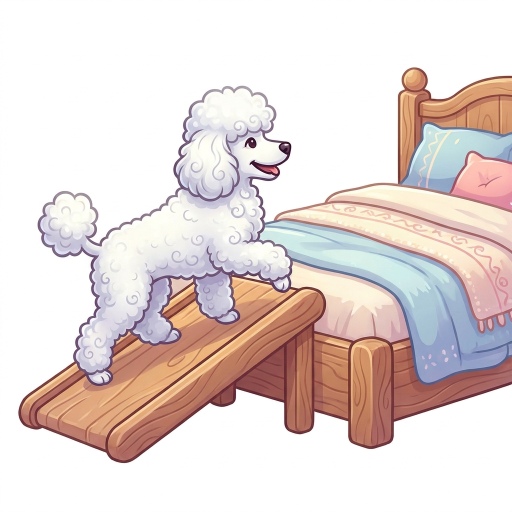
#> input picture ritel-frontend/style_previews_source/originals/casual_mobile.png, 1024 x 1024 px (shown at 1/2 size); its folder holds only this picture in this run
$ python make_sizes.py
#> lines starting #> are read from the running program, lines starting #| are printed output that depends on the picture
"""
Make the frontend's style preview images from the originals here.

    py -3 ritel-frontend/style_previews_source/make_sizes.py

originals/<style>.png  ->  ../style_previews/thumb/<style>.jpg  (the chooser tiles)
                       ->  ../style_previews/large/<style>.jpg  (the bigger picture shown on hover)
Only style_previews/ ships in the Docker image; this folder (originals, prompts) stays in git.
Change SIZES and re-run to make other sizes.
"""
import os
from PIL import Image

HERE = os.path.dirname(os.path.abspath(__file__))
OUT = os.path.join(os.path.dirname(HERE), "style_previews")
SIZES = {"thumb": 160, "large": 480}

for name in sorted(os.listdir(os.path.join(HERE, "originals"))):
    style, ext = os.path.splitext(name)
    if ext.lower() != ".png":
        continue
    im = Image.open(os.path.join(HERE, "originals", name)).convert("RGB")
#> im is the input picture: PIL image 1024x1024 RGB; mean R, G, B 228.7, 215.7, 212.6
    for folder, px in SIZES.items():
        os.makedirs(os.path.join(OUT, folder), exist_ok=True)
        small = im.copy()
        small.thumbnail((px, px), Image.LANCZOS)
        small.save(os.path.join(OUT, folder, f"{style}.jpg"), quality=88, optimize=True)
#> this loop made 2 passes
#> pass 1, `small.save(os.path.join(OUT, folder, f"{style}.jpg"), quality=88, opti..`:
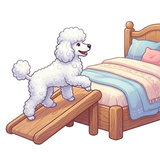
#> saved as casual_mobile.jpg: PIL image 160x160 RGB; mean R, G, B 228.6, 215.5, 212.4
#> pass 2, `small.save(os.path.join(OUT, folder, f"{style}.jpg"), quality=88, opti..`:
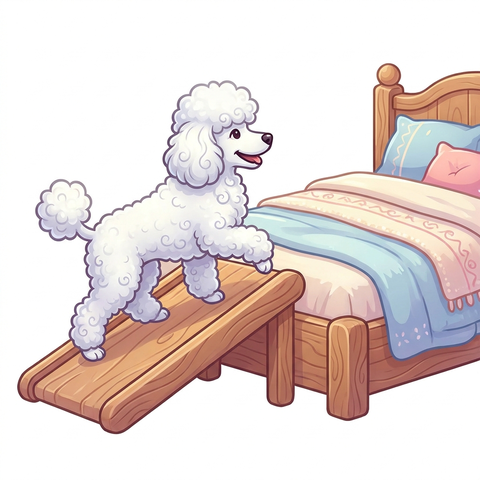
#> saved as casual_mobile.jpg: PIL image 480x480 RGB; mean R, G, B 228.7, 215.7, 212.6
    print(style)

$ run again, on ritel-frontend/style_previews_source/originals/mid_century_modern.png
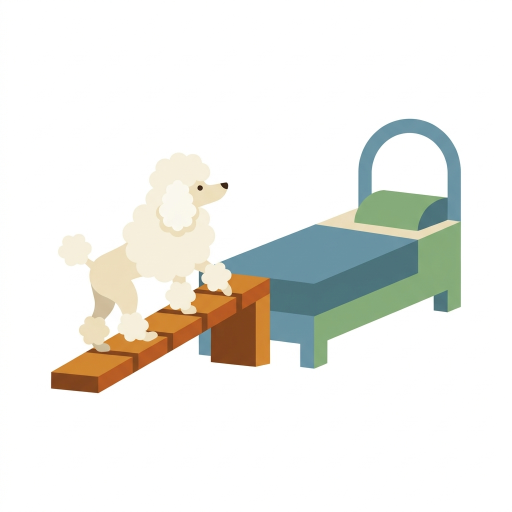
#> input picture ritel-frontend/style_previews_source/originals/mid_century_modern.png, 1024 x 1024 px (shown at 1/2 size)
#> im is the input picture: PIL image 1024x1024 RGB; mean R, G, B 236.3, 236.6, 231.7
#> the loop `for folder, px in SIZES.items():` made 2 passes
#> pass 1, `small.save(os.path.join(OUT, folder, f"{style}.jpg"), quality=88, opti..`:
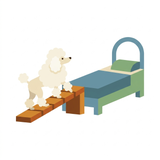
#> saved as mid_century_modern.jpg: PIL image 160x160 RGB; mean R, G, B 236.2, 236.5, 231.6
#> pass 2, `small.save(os.path.join(OUT, folder, f"{style}.jpg"), quality=88, opti..`:
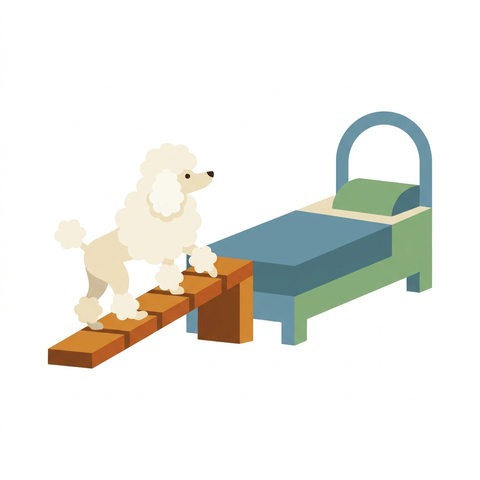
#> saved as mid_century_modern.jpg: PIL image 480x480 RGB; mean R, G, B 236.3, 236.6, 231.7

$ run again, on ritel-frontend/style_previews_source/originals/storybook.png
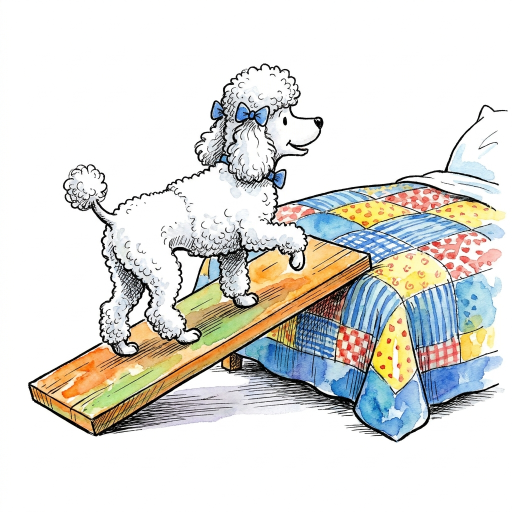
#> input picture ritel-frontend/style_previews_source/originals/storybook.png, 1024 x 1024 px (shown at 1/2 size)
#> im is the input picture: PIL image 1024x1024 RGB; mean R, G, B 223.1, 222.4, 217.9
#> the loop `for folder, px in SIZES.items():` made 2 passes
#> pass 1, `small.save(os.path.join(OUT, folder, f"{style}.jpg"), quality=88, opti..`:
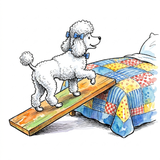
#> saved as storybook.jpg: PIL image 160x160 RGB; mean R, G, B 222.7, 222.1, 217.6
#> pass 2, `small.save(os.path.join(OUT, folder, f"{style}.jpg"), quality=88, opti..`:
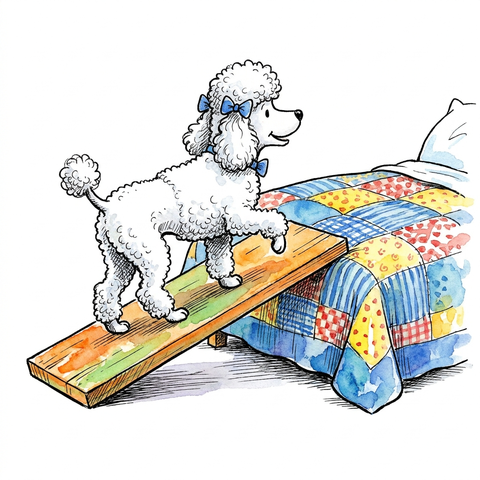
#> saved as storybook.jpg: PIL image 480x480 RGB; mean R, G, B 223, 222.4, 217.9

$ run again, on ritel-frontend/style_previews_source/originals/cel_shaded_anime.png
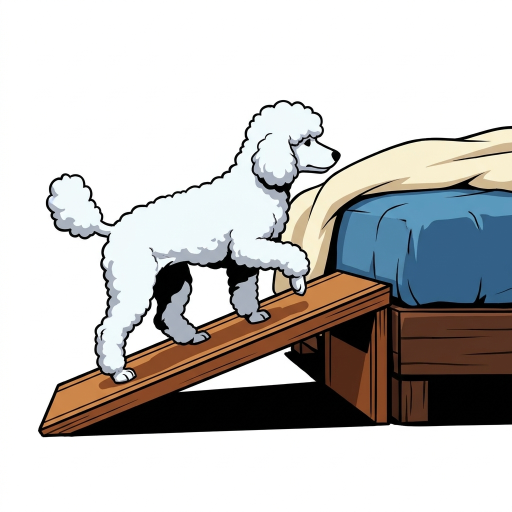
#> input picture ritel-frontend/style_previews_source/originals/cel_shaded_anime.png, 1024 x 1024 px (shown at 1/2 size)
#> im is the input picture: PIL image 1024x1024 RGB; mean R, G, B 195.5, 193.8, 192.2
#> the loop `for folder, px in SIZES.items():` made 2 passes
#> pass 1, `small.save(os.path.join(OUT, folder, f"{style}.jpg"), quality=88, opti..`:
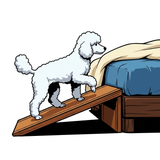
#> saved as cel_shaded_anime.jpg: PIL image 160x160 RGB; mean R, G, B 195.3, 193.6, 192
#> pass 2, `small.save(os.path.join(OUT, folder, f"{style}.jpg"), quality=88, opti..`:
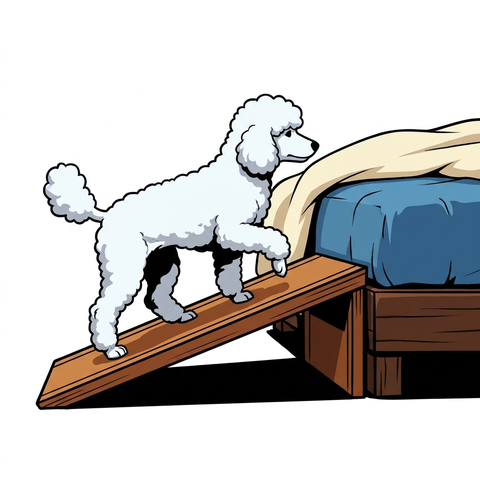
#> saved as cel_shaded_anime.jpg: PIL image 480x480 RGB; mean R, G, B 195.6, 193.9, 192.3
